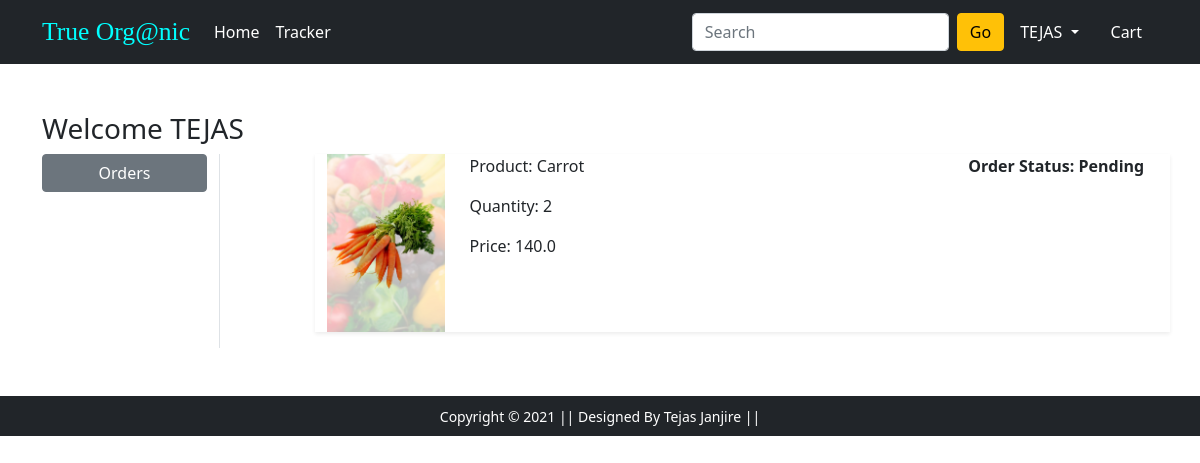
The page /orders/ (signed in) on the database its author committed.
### app/models.py (models this page shows, shortened)
class OrderPlaced(models.Model):
 user = models.ForeignKey(User, on_delete=models.CASCADE)
 customer = models.ForeignKey(Customer, on_delete=models.CASCADE)
 product = models.ForeignKey(Product, on_delete=models.CASCADE)
 quantity = models.PositiveIntegerField(default=1)
 ordered_date = models.DateTimeField(auto_now_add=True)
 status = models.CharField(max_length=50,choices=STATUS_CHOICES,default='Pending')
 @property
 def total_cost(self):
   return self.quantity * self.product.discounted_price

class Product(models.Model):
 title = models.CharField(max_length=100)
 selling_price = models.FloatField()
 discounted_price = models.FloatField()
 description = models.TextField()
 brand = models.CharField(max_length=100)
 category = models.CharField( choices=CATEGORY_CHOICES, max_length=2)
 product_image = models.ImageField(upload_to='productimg')

### app/views.py (the view)
# urls.py: path('orders/', views.orders, name='orders'),
@login_required
def orders(request):
	op = OrderPlaced.objects.filter(user=request.user)
	return render(request, 'app/orders.html', {'order_placed':op})

### app/templates/app/orders.html (shortened to what this page needs)
{% extends 'app/base.html' %}
{% load static %}
{% block main-content %}
<div class="container my-5">
 <div class="row">
 <h3>Welcome <span class="text-capitalize">{{request.user}}</span></h3>
  <div class="col-sm-2 border-end">
   <ul class="list-unstyled">
    <li class="d-grid"><a href="{% url 'orders' %}" class="btn btn-secondary">Orders</a></li>
   </ul>
  </div>
  <div class="col-sm-9 offset-sm-1">
   <div class="row">
    {% for op in order_placed %}
     <div class="col-sm-12">
      <div class="row shadow-sm mb-3">
       <div class="col-sm-2"><img src="{{op.product.product_image.url}}" alt="" srcset="" class="img-fluid" height="150" width="150"></div>
       <div class="col-sm-7">
        <p>Product: {{op.product.title}}</p>
        <p>Quantity: {{op.quantity}}</p>
        <p>Price: {{op.total_cost}}</p>
       </div>
       <div class="col-sm-3 fw-bold">
        <p>Order Status: {{op.status}}</p>
        </div>
       </div>
      </div>
     </div>
    {% endfor %}
   </div>
  </div>
 </div>
{% endblock main-content %}

### app/templates/app/base.html (shortened to what this page needs)
<!doctype html>
{% load static %}
<html lang="en">
<head>
  <link href="https://cdn.jsdelivr.net/npm/bootstrap@5.0.0-beta1/dist/css/bootstrap.min.css" rel="stylesheet"
>
  <link rel="stylesheet" href="{% static 'app/css/owl.carousel.min.css' %}">
  <link rel="stylesheet" href="{% static 'app/css/all.min.css' %}">
  <link rel="stylesheet" href="{% static 'app/css/style.css' %}">
</head>
<body>
  <nav class="navbar navbar-expand-lg navbar-dark bg-dark">
    <div class="container">
      <a class="navbar-brand" href="/">True Org@nic </a>
      <div class=" collapse navbar-collapse" id="navbarSupportedContent">
        <ul class="navbar-nav me-auto mb-2 mb-lg-0">
          <li class="nav-item">
            <a class="nav-link active" aria-current="page" href="/">Home</a>
          </li>
          <li class="nav-item">
            <a class="nav-link active" aria-current="page" href="{% url 'orders' %}">Tracker</a>
          </li>
        </ul>
        <form class="d-flex">
          <input class="form-control me-2" type="search" placeholder="Search" aria-label="Search">
          <button class="btn btn-warning" type="submit">Go</button>
        </form>
        <div>
          <ul class="navbar-nav me-auto mb-2 mb-lg-0">
            {% if request.user.is_authenticated %}
            <li class="nav-item dropdown mx-2">
              <a class="nav-link dropdown-toggle text-white" href="#" id="profileDropdown" role="button"
                data-bs-toggle="dropdown" aria-expanded="false">
                {{request.user.username|capfirst}}
              </a>
            </li>
            <li class="nav-item mx-2">
              <a href="{% url 'showcart' %}" class="nav-link text-white"> Cart </a>
            </li>
            {% endif %}
          </ul>
        </div>
      </div>
    </div>
  </nav>
  {% block main-content %} {% endblock main-content %}
  <footer class="container-fluid bg-dark text-center p-2 mt-5">
    <small class="text-white">Copyright &copy; 2021 || Designed By Tejas Janjire || </small>
  </footer>
</body>
</html>

### app/templates/app/base.html (style rules this page uses)
.navbar-brand { font-family: Georgia, 'Times New Roman', Times, serif; font-size: 1.6rem; }
.container .navbar-brand { color: aqua; }

### rows shown on the page
OrderPlaced: product.product_image (picture), product "Carrot", quantity "2", total_cost "140.0", status "Pending"

### other values the page prints
{{ request.user.username|capfirst }} "TEJAS"
{{ request.user }} "TEJAS"
